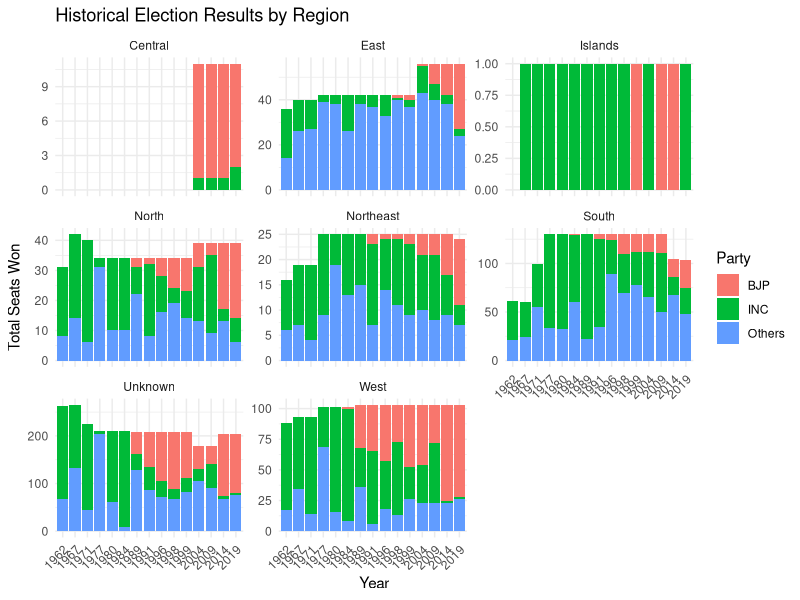

Reproduce this figure in R.
library(ggplot2)
library(readr)
library(dplyr)

data <- read_csv("historical_election_by_region.csv")

aggregated_data <- data %>%
  group_by(year, Region, Party) %>%
  summarise(TotalSeats = sum(SeatsWon, na.rm = TRUE), .groups = "drop")

ggplot(aggregated_data, aes(x = factor(year), y = TotalSeats, fill = Party)) +
  geom_bar(stat = "identity", position = "stack") +
  facet_wrap(~Region, scales = "free_y") +
  labs(title = "Historical Election Results by Region",
       x = "Year",
       y = "Total Seats Won",
       fill = "Party") +
  theme_minimal() +
  theme(axis.text.x = element_text(angle = 45, hjust = 1))



#ggsave("historical_election_results_by_region_plot.png", width = 12, height = 8)
